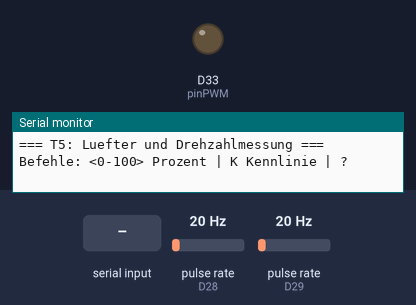
Recording of a sketch running on a simulated Arduino Due. Shown: output pins drawn as LEDs (lit = HIGH), the last lines printed to the serial monitor. Wiring (inferred from the names in the program): 2 × pulse sensor: data D28 / data D29. The inputs (shaded band) are chosen by the test bench; at power-on: pulse rate (sensors on D28, D29) 20 Hz.

Above: at 1.2 s.
1.3 s: "90,45\n" received over Serial
At 2.3 s:
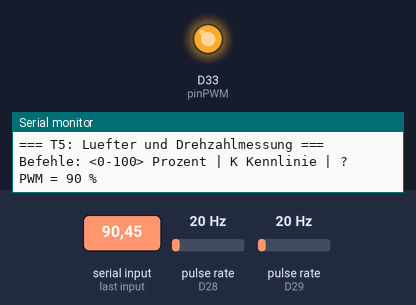
2.8 s: "30,150\n" received over Serial
At 3.6 s:
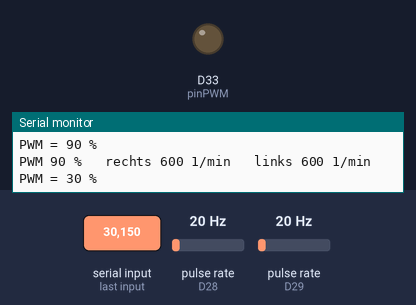
4.5 s: "90\n" received over Serial
At 6.0 s:
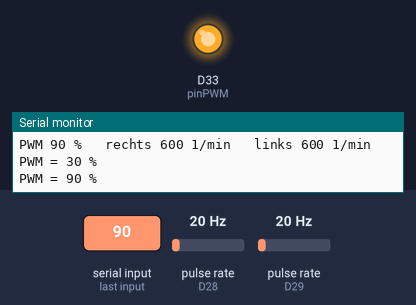
Timing chart, 0 to 7.5 s (numbered marks = the images above; inputs shaded):
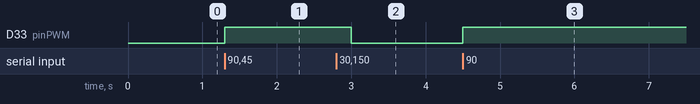

Measured:
- after the input at 1.3 s, D33 (pinPWM): LOW → HIGH at once
- after the input at 2.8 s, D33 (pinPWM): HIGH → LOW after 0.20 s
- after the input at 4.5 s, D33 (pinPWM): LOW → HIGH at once

The sketch:

T5_Luefter.ino
```cpp
/*
  T5 - Luefteransteuerung und Drehzahlrueckmeldung
  ================================================

  Erstellt: 01.07.2026 (Mi)

  Steuert beide Luefter ueber ein gemeinsames PWM-Signal und wertet die
  Tachosignale aus.

  PWM   : Pin 33, 25 kHz (ausserhalb des Hoerbereichs), 8 Bit
  Tacho : Pin 28 = Luefter rechts, Pin 29 = Luefter links
          zwei Impulse je Umdrehung, Auswertung ueber Interrupts

  Hinweis aus der Inbetriebnahme: Das PWM-Signal lag urspruenglich auf Pin 30.
  Dieser Pin ist beim Teensy 4.1 NICHT PWM-faehig, dort liegt nur ein
  statischer Pegel an und die Drehzahl laesst sich nicht regeln. Deshalb
  wurde auf den PWM-faehigen Pin 33 gewechselt.

  Ausgabe: serieller Monitor, 115200 Baud

  Befehle:
    <0-100>   Tastverhaeltnis in Prozent setzen
    K         Kennlinie automatisch aufnehmen (0 bis 100 % in 10er-Schritten)
    ?         Hilfe
*/

const int pinPWM = 33;
const int tach1  = 28;   // rechts
const int tach2  = 29;   // links

volatile unsigned long pulse1 = 0, pulse2 = 0;
void isr1() { pulse1++; }
void isr2() { pulse2++; }

int aktuellPWM = 0;

void setPWM(int prozent) {
  if (prozent < 0) prozent = 0;
  if (prozent > 100) prozent = 100;
  aktuellPWM = prozent;
  analogWrite(pinPWM, map(prozent, 0, 100, 0, 255));
}

// misst ueber ein Fenster von 1 s und liefert die Drehzahlen
void messeDrehzahl(int &rpmR, int &rpmL) {
  noInterrupts(); pulse1 = 0; pulse2 = 0; interrupts();
  unsigned long t0 = millis();
  delay(1000);
  unsigned long dt = millis() - t0;
  noInterrupts();
  unsigned long c1 = pulse1, c2 = pulse2;
  interrupts();
  rpmR = (int)((c1 / (dt / 1000.0)) * 60.0 / 2.0);   // 2 Impulse je Umdrehung
  rpmL = (int)((c2 / (dt / 1000.0)) * 60.0 / 2.0);
}

void setup() {
  Serial.begin(115200);
  while (!Serial && millis() < 3000) {}

  pinMode(pinPWM, OUTPUT);
  analogWriteResolution(8);
  analogWriteFrequency(pinPWM, 25000);
  analogWrite(pinPWM, 0);

  pinMode(tach1, INPUT_PULLUP);
  pinMode(tach2, INPUT_PULLUP);
  attachInterrupt(digitalPinToInterrupt(tach1), isr1, RISING);
  attachInterrupt(digitalPinToInterrupt(tach2), isr2, RISING);

  Serial.println();
  Serial.println("=== T5: Luefter und Drehzahlmessung ===");
  Serial.println("Befehle: <0-100> Prozent | K Kennlinie | ?");
}

void loop() {
  if (Serial.available()) {
    String s = Serial.readStringUntil('\n');
    s.trim(); s.toUpperCase();

    if (s == "?") {
      Serial.println("Zahl 0-100 = Tastverhaeltnis, K = Kennlinie aufnehmen");
    }
    else if (s == "K") {
      Serial.println();
      Serial.println("  PWM [%] | rechts [1/min] | links [1/min]");
      Serial.println("  --------+----------------+--------------");
      for (int p = 0; p <= 100; p += 10) {
        setPWM(p);
        delay(2000);                       // Luefter hochlaufen lassen
        int r, l; messeDrehzahl(r, l);
        Serial.print("   "); if (p < 100) Serial.print(" "); if (p < 10) Serial.print(" ");
        Serial.print(p);
        Serial.print("     |      "); Serial.print(r);
        Serial.print("       |     ");  Serial.println(l);
      }
      setPWM(0);
      Serial.println("  Kennlinie beendet, Luefter aus.");
    }
    else if (s.length() > 0 && isDigit(s.charAt(0))) {
      setPWM(s.toInt());
      Serial.print("PWM = "); Serial.print(aktuellPWM); Serial.println(" %");
    }
  }

  // laufende Anzeige
  static unsigned long last = 0;
  if (millis() - last > 2000) {
    last = millis();
    int r, l; messeDrehzahl(r, l);
    Serial.print("PWM "); Serial.print(aktuellPWM);
    Serial.print(" %   rechts "); Serial.print(r);
    Serial.print(" 1/min   links "); Serial.print(l); Serial.println(" 1/min");
    last = millis();
  }
}
```
